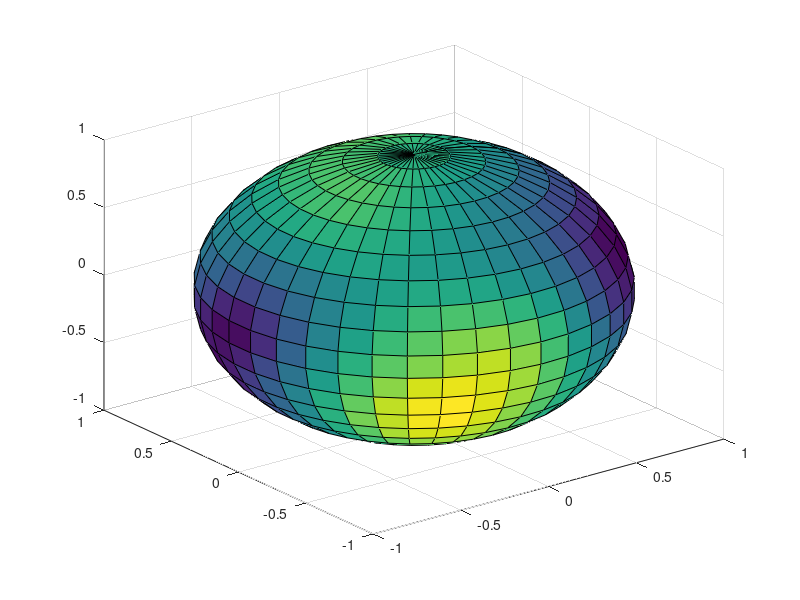

Write the MATLAB code that produced this figure. (Note: this script raises an error after producing the figure.)
%% Analize unitary rotation

%% Generate data
n = 1000;
X = randn(n,3);
[~,S,V] = svd(X,0);
%% Generate angles
m = 20;
thetavec = linspace(0,2*pi,2*m);
phivec = linspace(0,pi,m);
[ph, th] = meshgrid(phivec,thetavec);

R = ones(size(th)); 

b = R.*sin(ph).*cos(th);
c = R.*sin(ph).*sin(th);
d = R.*cos(ph);

%% Add differences

Col1 = zeros(numel(thetavec),numel(phivec));
Col2 = zeros(numel(thetavec),numel(phivec));
for id_t = 1:numel(thetavec)
    for id_p = 1:numel(phivec)
        accum1 = 0;
        accum2 = 0;
        w = [b(id_t,id_p),c(id_t,id_p),d(id_t,id_p)]';
        for id_X = 1:n
            x = X(id_X,:)';
            accum1 = accum1 + sqrt(x'*x - (x'*w)^2);
            accum2 = accum2 + x'*x - (x'*w)^2;
        end    
        Col1(id_t,id_p) = accum1;
        Col2(id_t,id_p) = accum2;
    end
end
s = surf(b,c,d,Col1);
hold on;
s.EdgeColor = 'none';
scatter3(V(1,:),V(2,:),V(3,:),'*k');
hold off;
figure()
s = surf(b,c,d,Col2);
hold on;
s.EdgeColor = 'none';
scatter3(V(1,:),V(2,:),V(3,:),'*k');
hold off;

[~,I1]=min(Col1(:))
[~,I2]=min(Col2(:))